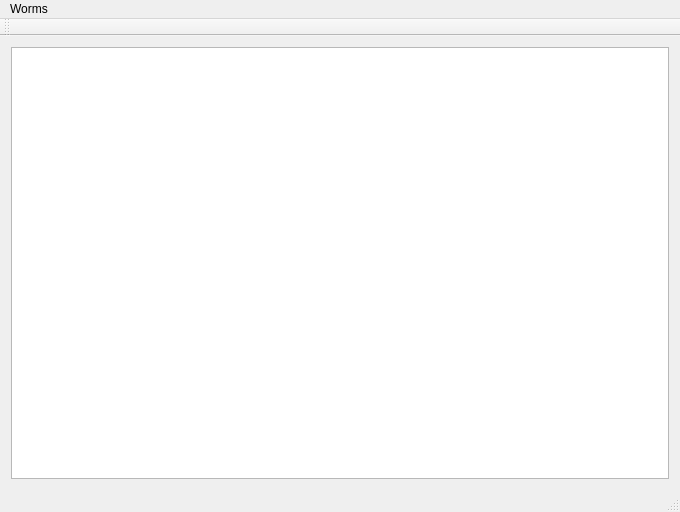
<?xml version="1.0" encoding="UTF-8"?>
<ui version="4.0">
 <class>MainWindow</class>
 <widget class="QMainWindow" name="MainWindow">
  <property name="geometry">
   <rect>
    <x>0</x>
    <y>0</y>
    <width>680</width>
    <height>512</height>
   </rect>
  </property>
  <property name="windowTitle">
   <string>MainWindow</string>
  </property>
  <widget class="QWidget" name="centralWidget">
   <layout class="QGridLayout" name="gridLayout">
    <item row="0" column="0">
     <widget class="QGraphicsView" name="graphicsView"/>
    </item>
   </layout>
  </widget>
  <widget class="QMenuBar" name="menuBar">
   <property name="geometry">
    <rect>
     <x>0</x>
     <y>0</y>
     <width>680</width>
     <height>22</height>
    </rect>
   </property>
   <widget class="QMenu" name="menuWorms">
    <property name="title">
     <string>Worms</string>
    </property>
   </widget>
   <addaction name="menuWorms"/>
  </widget>
  <widget class="QToolBar" name="mainToolBar">
   <attribute name="toolBarArea">
    <enum>TopToolBarArea</enum>
   </attribute>
   <attribute name="toolBarBreak">
    <bool>false</bool>
   </attribute>
  </widget>
  <widget class="QStatusBar" name="statusBar"/>
 </widget>
 <layoutdefault spacing="6" margin="11"/>
 <resources/>
 <connections/>
</ui>
